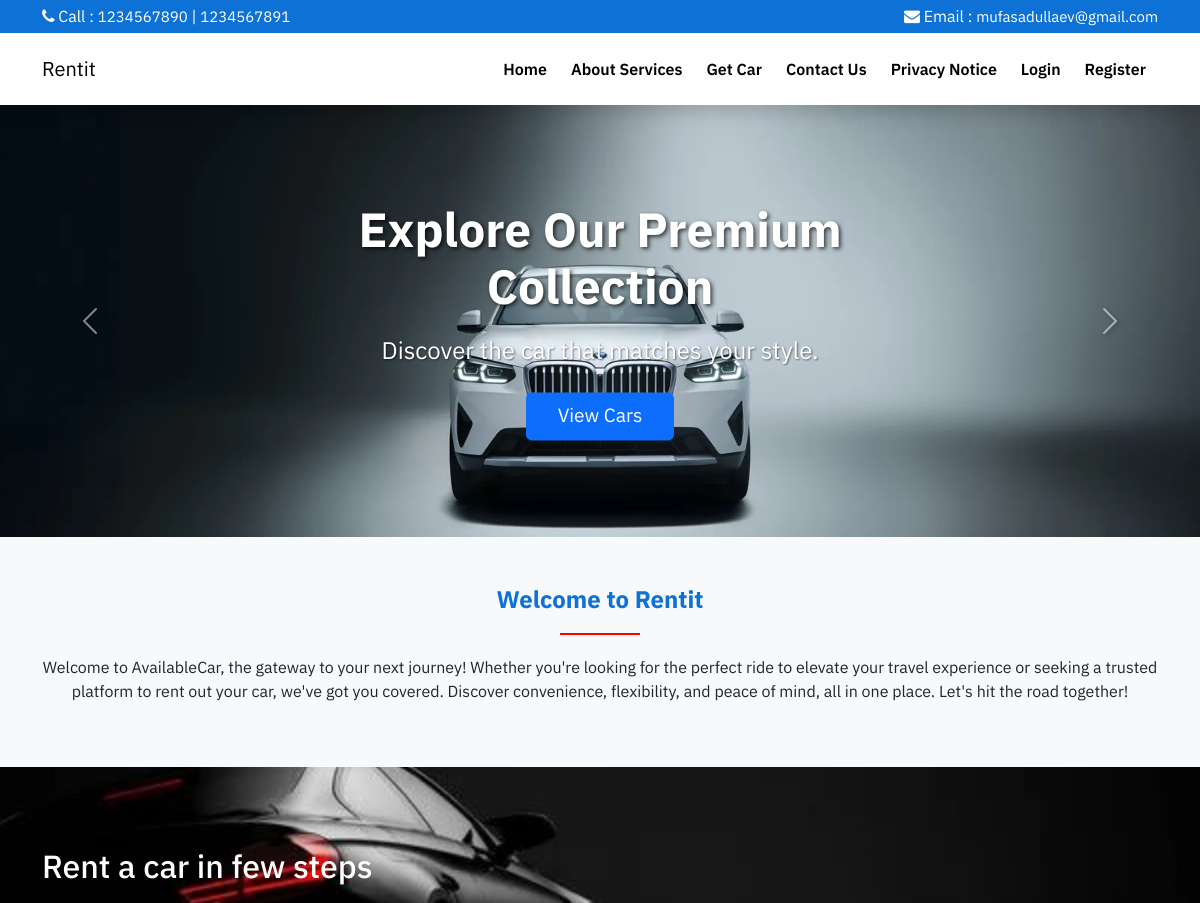
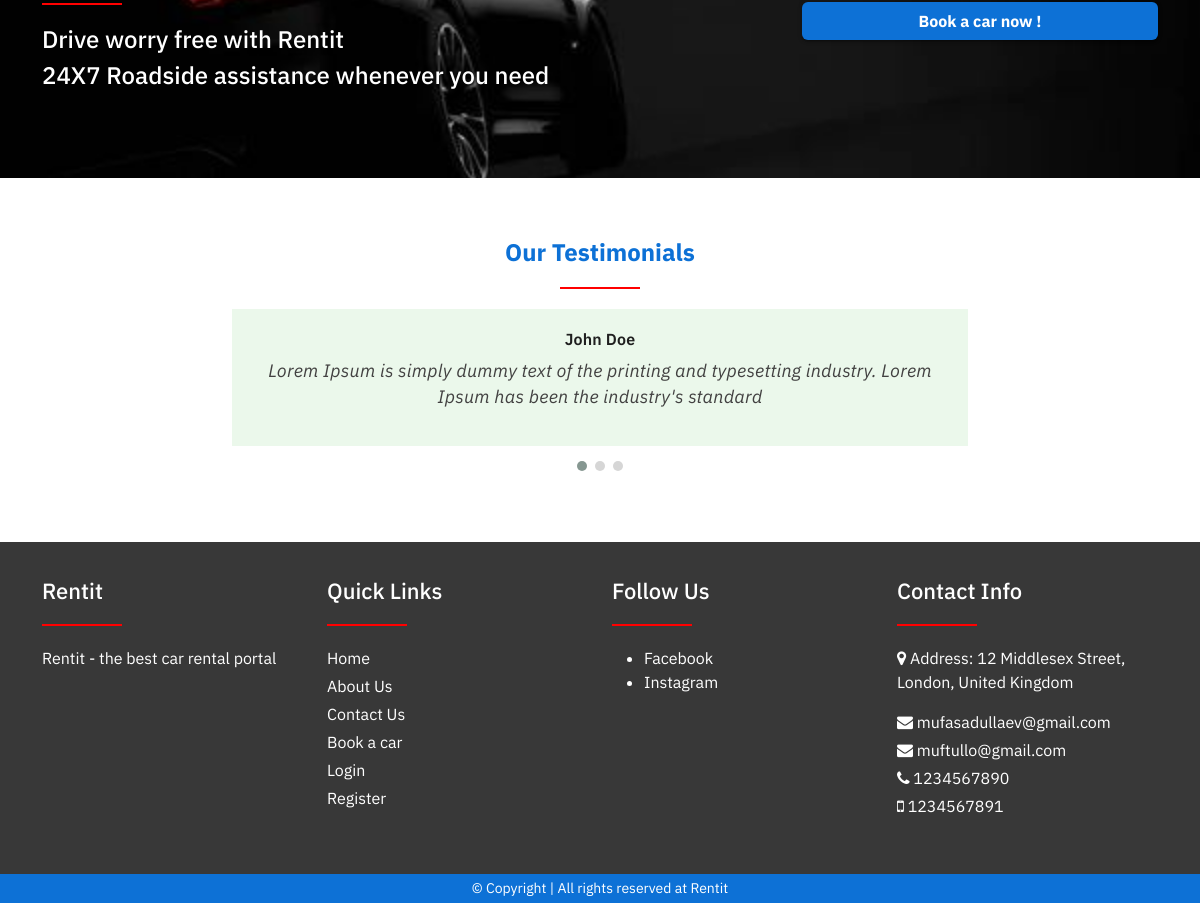
The page / on the database its author committed (2 pictures, top to bottom).
### tables this page shows
CREATE TABLE `web_settings` (
  `id` int(11) UNSIGNED NOT NULL,
  `title` varchar(255) NOT NULL,
  `url` varchar(255) DEFAULT NULL,
  `description` varchar(1000) DEFAULT NULL,
  `logo` varchar(100) DEFAULT NULL,
  `address` varchar(500) DEFAULT NULL,
  `email1` varchar(100) DEFAULT NULL,
  `email2` varchar(100) DEFAULT NULL,
  `phone1` varchar(15) DEFAULT NULL,
  `phone2` varchar(15) DEFAULT NULL
);

CREATE TABLE `social_medias` (
  `id` int(11) UNSIGNED NOT NULL,
  `name` varchar(100) NOT NULL,
  `slug` varchar(150) NOT NULL,
  `status` tinyint(1) DEFAULT 0 COMMENT '0=show,1=hide'
);

### config/function.php (called while the page is built, shortened)
<?php
require 'dbcon.php';
function getAll($tableName, $status = NULL){
    global $conn;
    $table = mysqli_real_escape_string($conn, $tableName);
    if($status == 'status'){
        $query = "SELECT * FROM $table WHERE status=0";
    }else{
        $query = "SELECT * FROM $table";
    }
    return mysqli_query($conn, $query);
}
function getById($tableName, $id){
    global $conn;
    $table = mysqli_real_escape_string($conn, $tableName);
    $id = mysqli_real_escape_string($conn, $id);
    $query = "SELECT * FROM $table WHERE id='$id' LIMIT 1";
    $result = mysqli_query($conn, $query);
    if($result){
        if(mysqli_num_rows($result) == 1){
            $row = mysqli_fetch_array($result, MYSQLI_ASSOC);
            $response = [
                'status' => 200,
                'data' => $row
            ];
            return $response;
        }else{
            $response = [
                'status' => 404,
                'message' => 'No Data Found'
            ];
            return $response;
        }
    }else{
        $response = [
            'status' => 500,
            'message' => 'Something Went Wrong!'
        ];
        return $response;
    }
}
function webSetting($string){
    $setting = getById('web_settings',1);
    if($setting['status'] == 200){
        return $setting['data'][$string];
    }
}
?>

### index.php (the view, shortened to what this page needs)
<?php include('includes/header.php'); ?>
<div id="carouselExample" class="carousel slide" data-bs-ride="carousel">
  <div class="carousel-inner">
    <div class="carousel-item active">
      <img src="assets/images/car-bg.webp" class="d-block w-100" alt="...">
      <div class="carousel-ad-content">
        <h2>Explore Our Premium Collection</h2>
        <p>Discover the car that matches your style.</p>
        <a href="cars.php" class="btn btn-primary">View Cars</a>
      </div>
    </div>
  </div>
  <button class="carousel-control-prev" type="button" data-bs-target="#carouselExample" data-bs-slide="prev">
    <span class="carousel-control-prev-icon" aria-hidden="true"></span>
  </button>
  <button class="carousel-control-next" type="button" data-bs-target="#carouselExample" data-bs-slide="next">
    <span class="carousel-control-next-icon" aria-hidden="true"></span>
  </button>
</div>
<div class="py-5 bg-light">
    <div class="container">
        <div class="row">
            <div class="col-md-12 text-center">
                <h4 class="main-heading">Welcome to <?= webSetting('title') ?? 'Car Rental Services'; ?></h4>
                <div class="underline mx-auto"></div>
                <p>
                Welcome to AvailableCar, the gateway to your next journey! Whether you're looking for the perfect ride to elevate your travel experience or seeking a trusted platform to rent out your car, we've got you covered. Discover convenience, flexibility, and peace of mind, all in one place. Let's hit the road together!
                </p>
            </div>
        </div>
    </div>
</div>
<div class="bg-car1">
    <div class="container">
        <div class="row">
            <div class="col-md-8">
                <h2 class="text-white">Rent a car in few steps</h2>
                <div class="underline"></div>
                <h4 class="text-white">Drive worry free with <?= webSetting('title') ?? 'Car Rental Services'; ?></h4>
                <h4 class="text-white">24X7 Roadside assistance whenever you need</h4>
            </div>
            <div class="col-md-4 my-auto">
                <a href="cars.php" class="btn btn-web text-white w-100 fw-bold">Book a car now !</a>
            </div>
        </div>
    </div>
</div>
<div class="section">
    <div class="container">
        <div class="row justify-content-center">
            <div class="col-md-8">
                <h4 class="main-heading text-center">Our Testimonials</h4>
                <div class="underline mx-auto"></div>
                <div class="owl-carousel owl-theme car-testi">
                    <div class="item">
                        <div class="testi-card text-center">
                            <h4 class="title1 fs-16 mb-2">John Doe</h4>
                            <p class="testi-para">
                                Lorem Ipsum is simply dummy text of the printing and typesetting industry. Lorem Ipsum has been the industry's standard
                            </p>
                        </div>
                    </div>
                </div>
            </div>
        </div>
    </div>
</div>
<?php include('includes/footer.php'); ?>

### includes/navbar.php (shortened to what this page needs)
<div class="shadow sticky-top">
    <div class="bg-web py-1">
        <div class="container">
            <div class="row">
                <div class="col-md-6 text-white">
                    <span> <i class="fa fa-phone"></i> Call :</span>
                    <a href="tel:<?= webSetting('phone1'); ?>" class="top-nav-link"><?= webSetting('phone1'); ?></a> |
                    <a href="tel:<?= webSetting('phone2'); ?>" class="top-nav-link"><?= webSetting('phone2'); ?></a>
                </div>
                <div class="col-md-6 text-md-end text-white">
                    <span> <i class="fa fa-envelope"></i> Email :</span>
                    <a href="tel:<?= webSetting('email1'); ?>" class="top-nav-link"><?= webSetting('email1'); ?></a>
                </div>
            </div>
        </div>
    </div>
    <nav class="navbar navbar-expand-lg bg-white">
        <div class="container">
            <a class="navbar-brand" href="index.php">
                <?= webSetting('title'); ?>
            </a>
            <div class="collapse navbar-collapse" id="navbarSupportedContent">
                <ul class="navbar-nav ms-auto mb-2 mb-lg-0">
                    <li class="nav-item">
                        <a class="nav-link active" href="index.php">Home</a>
                    </li>
                    <li class="nav-item">
                        <a class="nav-link" href="about-us.php">About Services</a>
                    </li>
                    <li class="nav-item">
                        <a class="nav-link" href="cars.php">Get Car</a>
                    </li>
                    <li class="nav-item">
                        <a class="nav-link" href="contact-us.php">Contact Us</a>
                    </li>
                    <li class="nav-item">
                        <a class="nav-link" href="privacy-notice.php">Privacy Notice</a>
                    </li>
                    <?php
                        if(isset($_SESSION['loggedIn'])){
                            ?>
                            <li class="nav-item dropdown my-auto">
                                <a class="btn border me-2 dropdown-toggle" href="#" role="button" data-bs-toggle="dropdown" aria-expanded="false">
                                    <i class="fa fa-user"></i> <?= $_SESSION['loggedInUser']['name']; ?>
                                </a>
                                <ul class="dropdown-menu">
                                    <li><a class="dropdown-item" href="profile.php">My Profile</a></li>
                                    <li><a class="dropdown-item" href="my-bookings.php">My Bookings</a></li>
                                    <li><a class="dropdown-item" href="logout.php"> <i class="fa fa-sign-out"></i> Logout</a></li>
                                </ul>
                            </li>
                            <?php
                        }
                        else
                        {
                            ?>
                            <li class="nav-item">
                                <a class="nav-link" href="login.php">Login</a>
                            </li>
                            <li class="nav-item">
                                <a class="nav-link" href="register.php">Register</a>
                            </li>
                            <?php
                        }
                    ?>
                </ul>
            </div>
        </div>
    </nav>
</div>

### includes/footer.php (shortened to what this page needs)
    <div class="footer-bg">
        <div class="container">
            <div class="row">
                <div class="col-md-3 mb-3">
                    <h4><?= webSetting('title') ?? 'Website Name' ?></h4>
                    <div class="underline"></div>
                    <p>
                        <?= webSetting('description') ?? 'Website Description' ?>
                    </p>
                </div>
                <div class="col-md-3 mb-3">
                    <h4>Quick Links</h4>
                    <div class="underline"></div>
                    <p class="mb-1"><a href="index.php">Home</a></p>
                    <p class="mb-1"><a href="about-us.php">About Us</a></p>
                    <p class="mb-1"><a href="contact-us.php">Contact Us</a></p>
                    <p class="mb-1"><a href="cars.php">Book a car</a></p>
                    <p class="mb-1"><a href="login.php">Login</a></p>
                    <p class="mb-1"><a href="register.php">Register</a></p>
                </div>
                <div class="col-md-3 mb-3">
                    <h4>Follow Us</h4>
                    <div class="underline"></div>
                    <ul>
                        <?php
                            $socials = getAll('social_medias');
                            if($socials){
                                if(mysqli_num_rows($socials) > 1){
                                    foreach($socials as $socialItem){
                                    ?>
                                        <li>
                                            <a href="<?=$socialItem['slug'];?>" target="_blank">
                                                <?=$socialItem['name'];?>
                                            </a>
                                        </li>
                                    <?php
                                    }
                                }else{
                                    echo '<li>No Social Media</li>';
                                }
                            }else{
                                echo '<li>No Social Media</li>';
                            }
                        ?>
                    </ul>
                </div>
                <div class="col-md-3 mb-3">
                    <h4>Contact Info</h4>
                    <div class="underline"></div>
                    <p><i class="fa fa-map-marker"></i> Address: <?= webSetting('address'); ?></p>
                    <p class="mb-1"> <i class="fa fa-envelope"></i> <?= webSetting('email1'); ?></p>
                    <p class="mb-1"> <i class="fa fa-envelope"></i> <?= webSetting('email2'); ?></p>
                    <p class="mb-1"> <i class="fa fa-phone"></i> <?= webSetting('phone1'); ?></p>
                    <p class="mb-1"> <i class="fa fa-mobile"></i> <?= webSetting('phone2'); ?></p>
                </div>
            </div>
        </div>
    </div>
    <div class="py-1 bg-web">
        <div class="container">
            <p class="mb-0 fs-14 text-white text-center">© Copyright | All rights reserved at <?= webSetting('title') ?? 'Car Rental Services'; ?></p>
        </div>
    </div>
</body>
</html>

### assets/css/style.css (style rules this page uses)
html,body { font-family: 'IBM Plex Sans', sans-serif; }
a { text-decoration: none; }
.top-nav-link { color: #fff; font-size: 15px; }
.carousel-ad-content { position: absolute; top: 50%; left: 50%; transform: translate(-50%, -50%); text-align: center; color: white; }
.carousel-ad-content h2 { font-size: 3rem; font-weight: bold; text-shadow: 2px 2px 4px rgba(0, 0, 0, 0.7); margin-bottom: 1rem; }
.carousel-ad-content p { font-size: 1.5rem; margin-bottom: 1.5rem; text-shadow: 1px 1px 2px rgba(0, 0, 0, 0.5); }
.carousel-ad-content a.btn { font-size: 1.2rem; padding: 0.6rem 2rem; border: none; transition: background-color 0.3s ease; }
.carousel-control-prev-icon, .carousel-control-next-icon { filter: drop-shadow(2px 2px 2px rgba(0,0,0,0.5)); }
.section { padding-top: 54px; padding-bottom: 54px; }
.underline { height: 2px; width: 80px; background-color: red; margin-top: 20px; margin-bottom: 20px; }
.fs-14 { font-size: 14px; }
.fs-16 { font-size: 16px !important; }
.title1 { font-size: 18px; font-weight: 600; line-height: 1.33; letter-spacing: .16px; color: #1f1f1f; margin-bottom: 0px; }
.nav-link { padding: 16px 12px !important; font-weight: 600; color: #000 !important; }
.section { padding-top: 60px; padding-bottom: 60px; }
.main-heading { font-size: 24px; font-weight: 800; color: #0d71d6; }
.bg-car1 { background-image: url(../images/car-bg-1.jpg); background-position: center center; background-repeat: no-repeat; background-size: cover; padding-top: 80px; padding-bottom: 80px; }
.footer-bg { background-color: #383838; padding-top: 36px; padding-bottom: 36px; color: #fff; }
.footer-bg h4 { font-size: 22px; }
.footer-bg a { color: #fff; }
.testi-card { background-color: #ebf8eb; padding: 20px 30px; }
.testi-para { font-size: 18px; font-weight: normal; line-height: 1.43; letter-spacing: .24px; color: #424141; font-style: italic; text-align: center; }
.bg-web { background-color: #0d71d6; }
.btn-web { background-color: #0d71d6; color: #fff; font-weight: 700; box-shadow: 0 1px 5px 0 rgb(0 0 0 / 20%), 0 3px 1px -2px rgb(0 0 0 / 12%), 0 2px 2px 0 rgb(0 0 0 / 14%); }

### rows shown on the page
web_settings: phone1 "1234567890", phone2 "1234567891", email1 "mufasadullaev@gmail.com", title "Rentit", description "Rentit - the best car rental portal", address "12 Middlesex Street, London, United Kingdom", email2 "muftullo@gmail.com"
social_medias: name "Facebook"
social_medias: name "Instagram"
